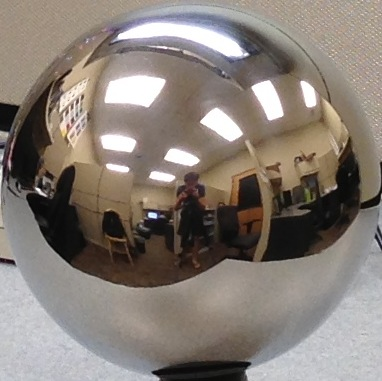
#> input picture Project 4/samples/0024.jpg, 382 x 381 px
$ jupyter execute --allow-errors Project_4_Image_Based_Lighting_Starter.ipynb   (shell and % lines are left out)
#> lines starting #> are read from the running program, lines starting #| are printed output that depends on the picture; long printed decimals are rounded
### Project 4/utils/io.py
# -*- coding: utf-8 -*-
""" Contains data reading / writing for imageries """

import cv2
import numpy as np


# [13 lines left out: function write_image, not called in this run]


def read_image(image_path: str) -> np.ndarray:
    '''
    Reads image from image path, and
    return floating point RGB image

    Args:
        image_path: path to image

    Returns:
        RGB image of shape H x W x 3 in floating point format
    '''
#> called with image_path = 'samples/0024.jpg'
    # read image and convert to RGB
    bgr_image = cv2.imread(image_path)
#> bgr_image is the input picture: shape (381, 382, 3); mean B, G, R 118.1, 125.7, 134.8
    rgb_image = bgr_image[:, :, [2, 1, 0]]
    return rgb_image.astype(np.float32) / 255
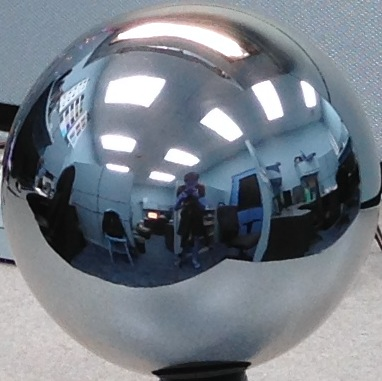
#> returned value: shape (381, 382, 3) float32; mean of channels 0, 1, 2 0.529, 0.493, 0.463; drawn as B, G, R


def read_hdr_image(image_path: str) -> np.ndarray:
    '''
    Reads image from image path, and
    return HDR floating point RGB image

    Args:
        image_path: path to hdr image

    Returns:
        RGB image of shape H x W x 3 in floating point format
    '''

    # read image and convert to RGB
    bgr_hdr_image = cv2.imread(image_path, cv2.IMREAD_ANYDEPTH)
    rgb_hdr_image = bgr_hdr_image[:, :, [2, 1, 0]]
    return rgb_hdr_image.astype(np.float32)

def write_hdr_image(hdr_image: np.ndarray, image_path: str):
    '''
    Write HDR image to given path.
    The path must end with '.hdr' extension
    Args:
        hdr_image: H x W x C float32 HDR image in BGR format.
        image_path: path to hdr image to save

    Returns:
        RGB image of shape H x W x 3 in floating point format
    '''
    assert(image_path.endswith('.hdr'))
    rgb_hdr_image = hdr_image[:, :, [2, 1, 0]]
    cv2.imwrite(image_path, rgb_hdr_image)

### Project 4/utils/display.py
# -*- coding: utf-8 -*-
""" Contains displaying of image / hdr images """

# imports
import cv2
import numpy as np
import matplotlib.pyplot as plt


def rescale_images_linear(le):
    '''
    Helper function to rescale images in visible range
    '''
    le_min = le[le != -float('inf')].min()
    le_max = le[le != float('inf')].max()
    le[le==float('inf')] = le_max
    le[le==-float('inf')] = le_min

    le = (le - le_min) / (le_max - le_min)

    return le

def display_images_linear_rescale(images):
    '''
    Given N images, display in a row after rescaling

    Args:
      - images: NxHxWxC float32 ndarray image
    '''
    N, H, W, C = images.shape
    fix, axes = plt.subplots(1, N, figsize=(15,15))
    [a.axis('off') for a in axes.ravel()]
    rescaled_images = rescale_images_linear(images)
    for n in range(N):
        axes[n].imshow(rescaled_images[n])

### Project 4/utils/hdr_helpers.py
# -*- coding: utf-8 -*-
""" Implements python port of gsolve.m """

# imports
import numpy as np
import math
from scipy.interpolate import griddata
import scipy.sparse
import scipy.sparse.linalg

# implementation
def gsolve(Z: np.ndarray, B: np.ndarray, l: int, w) -> (np.ndarray, np.ndarray):
    '''
    Given a set of pixel values observed for several pixels in several
    images with different exposure times, this function returns the
    imaging system’s response function g as well as the log film irradiance
    values for the observed pixels.

    Arguments:
        Z: N x P array for P pixels in N images
        B: is the log delta t, or log shutter speed, for image j
        l: lambda, the constant that determines smoothness
        w: is the weighting function value for pixel value
    Returns:
        g: solved g value per intensity, of shape 256 x 1
        le: log irradiance for sample pixels of shape P x 1
    '''

    N, P = Z.shape

    n = 256
    A = scipy.sparse.lil_matrix(((N * P) + n + 1, n + P), dtype='double') # init lil
    b = np.zeros((A.shape[0], 1), dtype='double')

    k = 0
    # for each pixel
    for i in range(N):
        # for each image
        for j in range(P):
            # wij = w[Z[i, j]]
            wij = w(Z[i, j])
            A[k, Z[i, j]] = wij
            A[k, n + j] = -wij
            b[k, 0] = wij * B[i]
            k += 1

    # Fix the curve by setting its middle value to 0
    A[k, 128] = 1
    k += 1

    # Include the smoothness equation
    for i in range(n - 2):
        A[k, i] = l
        A[k, i + 1] = -2 * l
        A[k, i + 2] = l
        k += 1

    x = scipy.sparse.linalg.lsqr(A.tocsr(), b);

    g = x[0][:n]
    lE = x[0][n:]

    return g, lE

# [44 lines left out: function get_equirectangular_image, not called in this run]


### Project 4/Project_4_Image_Based_Lighting_Starter.ipynb
# CS445: Computational Photography
## Programming Project 4: Image-Based Lighting

## Recovering HDR Radiance Maps

Load libraries and data

[cell 1]
# jupyter extension that allows reloading functions from imports without clearing kernel :D

[cell 2]
# System imports
from os import path
import math

# Third-Party Imports
import cv2
import matplotlib.pyplot as plt
import numpy as np
from scipy.interpolate import griddata

# can change this to your output directory of choice
# !mkdir "images"
# !mkdir "images/outputs"

# import starter code
import utils
from utils.io import read_image, write_image, read_hdr_image, write_hdr_image
from utils.display import display_images_linear_rescale, rescale_images_linear
from utils.hdr_helpers import gsolve
from utils.hdr_helpers import get_equirectangular_image
from utils.bilateral_filter import bilateral_filter

### Reading LDR images

You can use the provided samples or your own images.  You get more points for using your own images, but it might help to get things working first with the provided samples.

[cell 3]
imdir = 'samples'
imfns = ['0024.jpg', '0060.jpg', '0120.jpg', '0205.jpg', '0553.jpg']
exposure_times = [1/24.0, 1/60.0, 1/120.0, 1/205.0, 1/553.0]

ldr_images = []
for f in np.arange(len(imfns)):
    im = read_image(imdir + '/' + imfns[f])
    if f==0:
        imsize = int((im.shape[0] + im.shape[1])/2) # set width/height of ball images
        ldr_images = np.zeros((len(imfns), imsize, imsize, 3))
    ldr_images[f] = cv2.resize(im, (imsize, imsize))

background_image_file = imdir + '/' + 'empty.jpg'
#> background_image_file = 'samples/empty.jpg'
background_image = read_image(background_image_file)
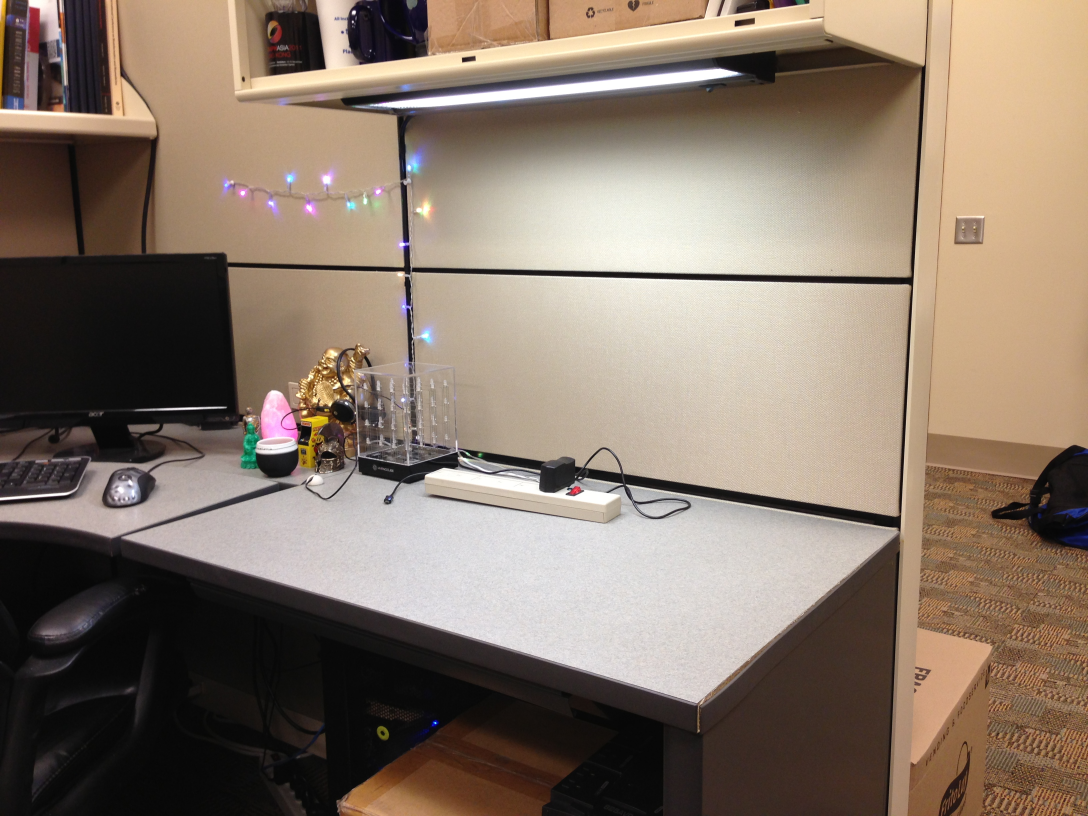
#> input picture Project 4/samples/empty.jpg, 3264 x 2448 px (shown at 1/3 size)
#> in read_image, bgr_image is the input picture: shape (2448, 3264, 3); mean B, G, R 105.9, 119.8, 135.6
#> in read_image (call 6), `return rgb_image.astype(np.float32) / 255`:
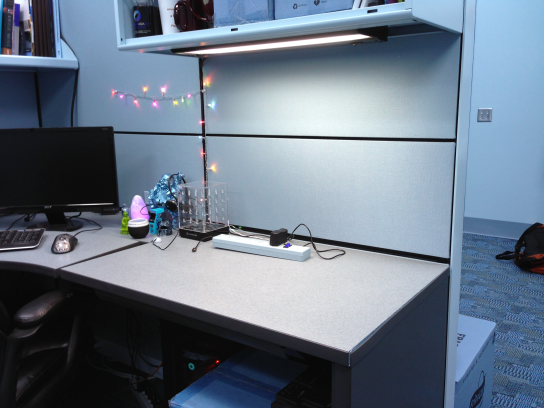
#> returned value: shape (2448, 3264, 3) float32 (shown at 1/6 size); mean of channels 0, 1, 2 0.532, 0.47, 0.415; drawn as B, G, R

### Naive LDR merging

Compute the HDR image as average of irradiance estimates from LDR images

[cell 4]
def make_hdr_naive(ldr_images: np.ndarray, exposures: list) -> (np.ndarray, np.ndarray):
    '''
    Makes HDR image using multiple LDR images, and its corresponding exposure values.

    The steps to implement:
    1) Divide each image by its exposure time.
        - This will rescale images as if it has been exposed for 1 second.

    2) Return average of above images


    For further explanation, please refer to problem page for how to do it.

    Args:
        ldr_images(np.ndarray): N x H x W x 3  shaped numpy array representing
            N ldr images with width W, height H, and channel size of 3 (RGB)
        exposures(list): list of length N, representing exposures of each images.
            Each exposure should correspond to LDR images' exposure value.
    Return:
        (np.ndarray): H x W x 3 shaped numpy array representing HDR image merged using
            naive ldr merging implementation.
        (np.ndarray): N x H x W x 3  shaped numpy array represending log irradiances
            for each exposures

    '''
    N, H, W, C = ldr_images.shape
    # sanity check
    assert N == len(exposures)

    np_exposures = np.expand_dims(np.array(exposures), axis=(1,2,3))
    irradiances = ldr_images / np_exposures
    hdr_image = np.mean(irradiances, axis=0)

    # irradiances[np.where(irradiances==0.0)] = 1e-12
    log_irradiances = np.log(irradiances)

    return hdr_image, log_irradiances

[cell 5]
def display_hdr_image(im_hdr):
    '''
    Maps the HDR intensities into a 0 to 1 range and then displays.
    Three suggestions to try:
      (1) Take log and then linearly map to 0 to 1 range (see display.py for example)
      (2) img_out = im_hdr / (1 + im_hdr)
      (3) HDR display code in a python package
    '''
    img_out = rescale_images_linear(np.log(im_hdr))
    # img_out = im_hdr / (1 + im_hdr)
    fig = plt.figure()
    plt.axis('off')
    plt.imshow(img_out)

[cell 6]
# get HDR image, log irradiance
naive_hdr_image, naive_log_irradiances = make_hdr_naive(ldr_images, exposure_times)

# write HDR image to directory
write_hdr_image(naive_hdr_image, 'images/outputs/naive_hdr.hdr')

# display HDR image
print('HDR Image')
display_hdr_image(naive_hdr_image)
#> in rescale_images_linear, `le_min = le[le != -float('inf')].min()`: le_min = -1.2
#> in rescale_images_linear, `le_max = le[le != float('inf')].max()`: le_max = 5.26

# display original images (code provided in utils.display)
display_images_linear_rescale(ldr_images)

# display log irradiance image (code provided in utils.display)
display_images_linear_rescale(naive_log_irradiances)

### Weighted LDR merging

Compute HDR image as a weighted average of irradiance estimates from LDR images, where weight is based on pixel intensity so that very low/high intensities get less weight

[cell 7]
def make_hdr_weighted(ldr_images: np.ndarray, exposure_times: list) -> (np.ndarray, np.ndarray):
    '''
    Makes HDR image using multiple LDR images, and its corresponding exposure values.

    The steps to implement:
    1) compute weights for images with based on intensities for each exposures
        - This can be a binary mask to exclude low / high intensity values

    2) Divide each images by its exposure time.
        - This will rescale images as if it has been exposed for 1 second.

    3) Return weighted average of above images


    Args:
        ldr_images(np.ndarray): N x H x W x 3 shaped numpy array representing
            N ldr images with width W, height H, and channel size of 3 (RGB)
        exposure_times(list): list of length N, representing exposures of each images.
            Each exposure should correspond to LDR images' exposure value.
    Return:
        (np.ndarray): H x W x 3 shaped numpy array representing HDR image merged without
            under - over exposed regions

    '''
    N, H, W, C = ldr_images.shape
    # sanity check
    assert N == len(exposure_times)

    # TO DO
    w = np.vectorize(lambda z: float(128-abs(z-128)))
    weights = w((ldr_images*255).astype(int)) # N x H x W x 3

    np_exposure_times = np.expand_dims(np.array(exposure_times), axis=(1,2,3))
    irradiances = ldr_images / np_exposure_times # N x H x W x 3

    hdr_image = np.sum(weights*irradiances,axis=0)/np.sum(weights,axis=0)
    log_irradiances = np.log(irradiances)

    return hdr_image, log_irradiances

[cell 8]
# get HDR image, log irradiance
weighted_hdr_image, weighted_log_irradiances = make_hdr_weighted(ldr_images, exposure_times)

# write HDR image to directory
write_hdr_image(weighted_hdr_image, 'images/outputs/weighted_hdr.hdr')
#> call 2 of write_hdr_image, with image_path = 'images/outputs/weighted_hdr.hdr'
#> in write_hdr_image (call 2), `cv2.imwrite(image_path, rgb_hdr_image)`:
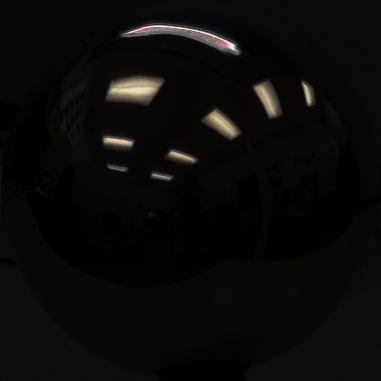
#> saved as weighted_hdr.hdr: shape (381, 381, 3) float64; mean B, G, R 16.7, 18.5, 20.2; drawn with min black and max white

# display HDR image
display_hdr_image(weighted_hdr_image)

# display log irradiance image (code provided in utils.display)
display_images_linear_rescale(weighted_log_irradiances)

Display of difference between naive and weighted for your own inspection

Where does the weighting make a big difference increasing or decreasing the irradiance estimate?  Think about why.

[cell 9]
# display difference between naive and weighted

log_diff_im = np.log(weighted_hdr_image)-np.log(naive_hdr_image)
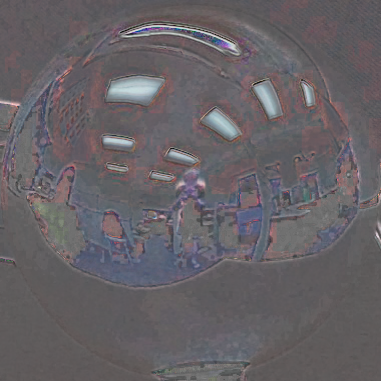
#> log_diff_im: shape (381, 381, 3) float64; mean of channels 0, 1, 2 0.116, 0.0884, 0.117; drawn with min black and max white
print('Min ratio = ', np.exp(log_diff_im).min(), '  Max ratio = ', np.exp(log_diff_im).max())
#| Min ratio =  0.5859   Max ratio =  2.961
plt.figure()
plt.imshow(rescale_images_linear(log_diff_im))

### LDR merging with camera response function estimation

Compute HDR after calibrating the photometric reponses to obtain more accurate irradiance estimates from each image

Some suggestions on using <tt>gsolve</tt>:
<ul>
	<li>When providing input to gsolve, don't use all available pixels, otherwise you will likely run out of memory / have very slow run times. To overcome, just randomly sample a set of pixels (1000 or so can suffice), but make sure all pixel locations are the same for each exposure.</li>
	<li>The weighting function w should be implemented using Eq. 4 from the paper (this is the same function that can be used for the previous LDR merging method).</li>
	<li>Try different lambda values for recovering <i>g</i>. Try lambda=1 initially, then solve for <i>g</i> and plot it. It should be smooth and continuously increasing. If lambda is too small, g will be bumpy.</li>
	<li>Refer to Eq. 6 in the paper for using g and combining all of your exposures into a final image. Note that this produces log irradiance values, so make sure to exponentiate the result and save irradiance in linear scale.</li>
</ul>

[cell 10]
def make_hdr_estimation(ldr_images: np.ndarray, exposure_times: list, lm)-> (np.ndarray, np.ndarray):
    '''
    Makes HDR image using multiple LDR images, and its corresponding exposure values.
    Please refer to problem notebook for how to do it.

    **IMPORTANT**
    The gsolve operations should be ran with:
        Z: int64 array of shape N x P, where N = number of images, P = number of pixels
        B: float32 array of shape N, log shutter times
        l: lambda; float to control amount of smoothing
        w: function that maps from float intensity to weight
    The steps to implement:
    1) Create random points to sample (from mirror ball region)
    2) For each exposures, compute g values using samples
    3) Recover HDR image using g values


    Args:
        ldr_images(np.ndarray): N x H x W x 3 shaped numpy array representing
            N ldr images with width W, height H, and channel size of 3 (RGB)
        exposures(list): list of length N, representing exposures of each images.
            Each exposure should correspond to LDR images' exposure value.
        lm (scalar): the smoothing parameter
    Return:
        (np.ndarray): H x W x 3 shaped numpy array representing HDR image merged using
            gsolve
        (np.ndarray): N x H x W x 3 shaped numpy array represending log irradiances
            for each exposures
        (np.ndarray): 3 x 256 shaped numpy array represending g values of each pixel intensities
            at each channels (used for plotting)
    '''
#> called with ldr_images = array of shape (5, 381, 381, 3), lm = 100
    N, H, W, C = ldr_images.shape
    # sanity check
    assert N == len(exposure_times)

    # TO DO: implement HDR estimation using gsolve
    # gsolve(Z, B, l, w) -> g, lE

    P = 1000
    coor = np.random.randint(low=[0,0],high=[H,W],size=(P,2))
    B = np.log(np.array(exposure_times))
    w = lambda z: float(128-abs(z-128))

    g_map = np.empty((3, 256))
    log_irradiances = np.empty((N, H, W, C)) # N x H x W x 3
    log_exposure_times = np.expand_dims(B, axis=(1,2)) # N x 1 x 1

    for c in range(3):
        cur_channel = (ldr_images[:,:,:,c]*255).astype(int) # N x H x W
        Z = cur_channel[:,coor[:,0],coor[:,1]]
        g_map[c], _ = gsolve(Z, B, lm, w) # 256 x 1

        # g_func = np.vectorize(lambda z: g_map[c][int(z*255)])
        g_func = np.vectorize(lambda z: g_map[c][z])
        log_irradiances[:,:,:,c] = g_func(cur_channel) - log_exposure_times

    w_func = np.vectorize(w)
    weights = w_func((ldr_images*255).astype(int)) # N x H x W x 3
    hdr_image = np.exp(np.sum(weights*log_irradiances,axis=0)/np.sum(weights,axis=0))

    return hdr_image, log_irradiances, g_map

[cell 11]
lm = 100
# get HDR image, log irradiance
calib_hdr_image, calib_log_irradiances, g = make_hdr_estimation(ldr_images, exposure_times, lm)

# write HDR image to directory
write_hdr_image(calib_hdr_image, 'images/outputs/calib_hdr.hdr')
#> call 3 of write_hdr_image, with image_path = 'images/outputs/calib_hdr.hdr'
#> in write_hdr_image (call 3), `cv2.imwrite(image_path, rgb_hdr_image)`:
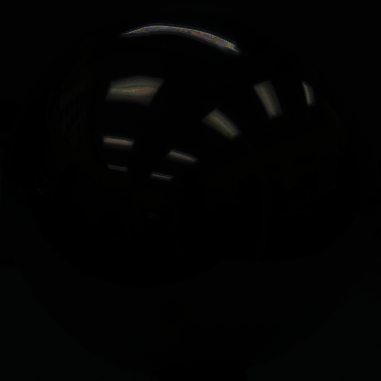
#> saved as calib_hdr.hdr: shape (381, 381, 3) float64; mean B, G, R 3.2, 3.3, 3.3

# display HDR image
display_hdr_image(calib_hdr_image)
#> in rescale_images_linear (call 7), `le_min = le[le != -float('inf')].min()`: le_min = -1.96
#> in rescale_images_linear (call 7), `le_max = le[le != float('inf')].max()`: le_max = 4.78
#> in rescale_images_linear (call 7), `le[le==float('inf')] = le_max`:
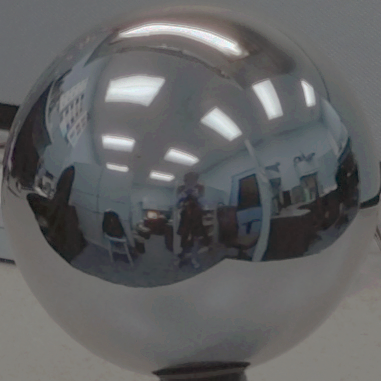
#> le: shape (381, 381, 3) float64; mean of channels 0, 1, 2 0.679, 0.66, 0.648; drawn with min black and max white

# display log irradiance image (code provided in utils.display)
display_images_linear_rescale(calib_log_irradiances)

The following code displays your results. You can copy the resulting images and plots directly into your report where appropriate.

[cell 12]
# display difference between calibrated and weighted
log_diff_im = np.log(calib_hdr_image/calib_hdr_image.mean())-np.log(weighted_hdr_image/weighted_hdr_image.mean())
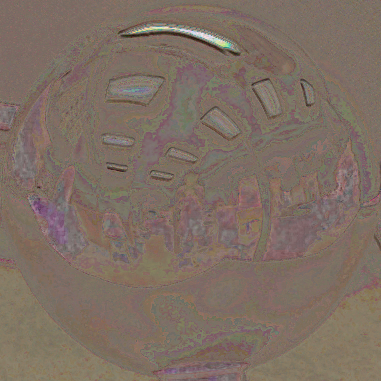
#> log_diff_im: shape (381, 381, 3) float64; mean of channels 0, 1, 2 -0.117, -0.0446, 0.0571; drawn with min black and max white
print('Min ratio = ', np.exp(log_diff_im).min(), '  Max ratio = ', np.exp(log_diff_im).max())
#| Min ratio =  0.4642   Max ratio =  2.440
plt.figure()
plt.imshow(rescale_images_linear(log_diff_im))

# display original images (code provided in utils.display)
display_images_linear_rescale(ldr_images)

# display log irradiance image (code provided in utils.display)
display_images_linear_rescale(calib_log_irradiances)

# plot g vs intensity, and then plot intensity vs g
N, NG = g.shape
labels = ['R', 'G', 'B']
plt.figure()
for n in range(N):
    plt.plot(g[n], range(NG), label=labels[n])
plt.gca().legend(('R', 'G', 'B'))

plt.figure()
for n in range(N):
    plt.plot(range(NG), g[n], label=labels[n])
plt.gca().legend(('R', 'G', 'B'))
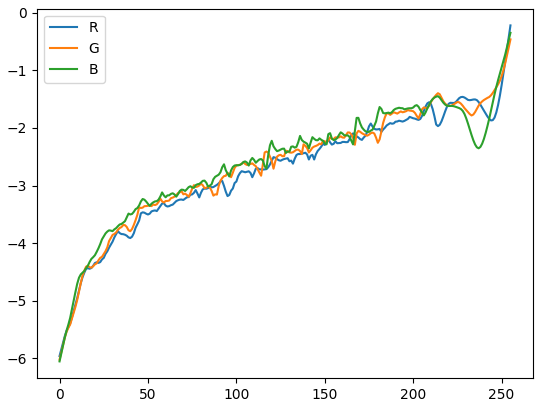
#> figure drawn by matplotlib, 1 panel; curve peaks at x = 255, y = -0.221; curve peaks at x = 255, y = -0.464; curve peaks at x = 255, y = -0.35

[cell 13]
def weighted_log_error(ldr_images, hdr_image, log_irradiances):
  # computes weighted RMS error of log irradiances for each image compared to final log irradiance
  N, H, W, C = ldr_images.shape
  w = 1-abs(ldr_images - 0.5)*2
  err = 0
  for n in np.arange(N):
    err += np.sqrt(np.multiply(w[n], (log_irradiances[n]-np.log(hdr_image))**2).sum()/w[n].sum())/N
#> this loop made 5 passes
#> err on passes 1 to 5: 0.0313, 0.0599, 0.117, 0.193, 0.324
#> after the loop, err = 0.324
  return err


# compare solutions
err = weighted_log_error(ldr_images, naive_hdr_image, naive_log_irradiances)
#> err = 0.324
print('naive:  \tlog range = ', round(np.log(naive_hdr_image).max() - np.log(naive_hdr_image).min(),3), '\tavg RMS error = ', round(err,3))
#| naive:  	log range =  6.462 	avg RMS error =  0.324
err = weighted_log_error(ldr_images, weighted_hdr_image, naive_log_irradiances)
#> the loop in weighted_log_error (call 2), `for n in np.arange(N):` made 5 passes
#> err on passes 1 to 5: 0.0256, 0.05, 0.12, 0.184, 0.286
#> err = 0.286
print('weighted:\tlog range = ', round(np.log(weighted_hdr_image).max() - np.log(weighted_hdr_image).min(),3), '\tavg RMS error = ', round(err,3))
#| weighted:	log range =  6.597 	avg RMS error =  0.286
err = weighted_log_error(ldr_images, calib_hdr_image, calib_log_irradiances)
#> err = 0.247
print('calibrated:\tlog range = ', round(np.log(calib_hdr_image).max() - np.log(calib_hdr_image).min(),3), '\tavg RMS error = ', round(err,3))
#| calibrated:	log range =  6.734 	avg RMS error =  0.247

# display log hdr images (code provided in utils.display)
display_images_linear_rescale(np.log(np.stack((naive_hdr_image/naive_hdr_image.mean(), weighted_hdr_image/weighted_hdr_image.mean(), calib_hdr_image/calib_hdr_image.mean()), axis=0)))
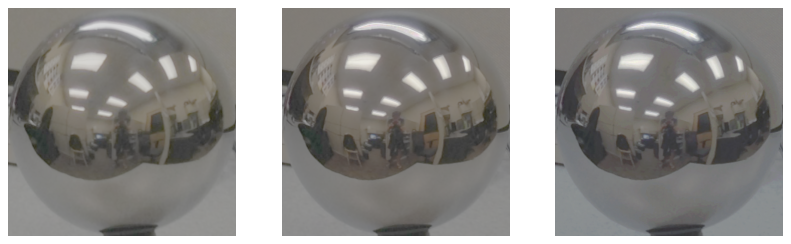
#> figure drawn by matplotlib, 3 panels

## Panoramic transformations

Compute the equirectangular image from the mirrorball image

[cell 14]
# [43 lines left out: function panoramic_transform, not called in this run]

#> (a cell that did not finish here is left out)
